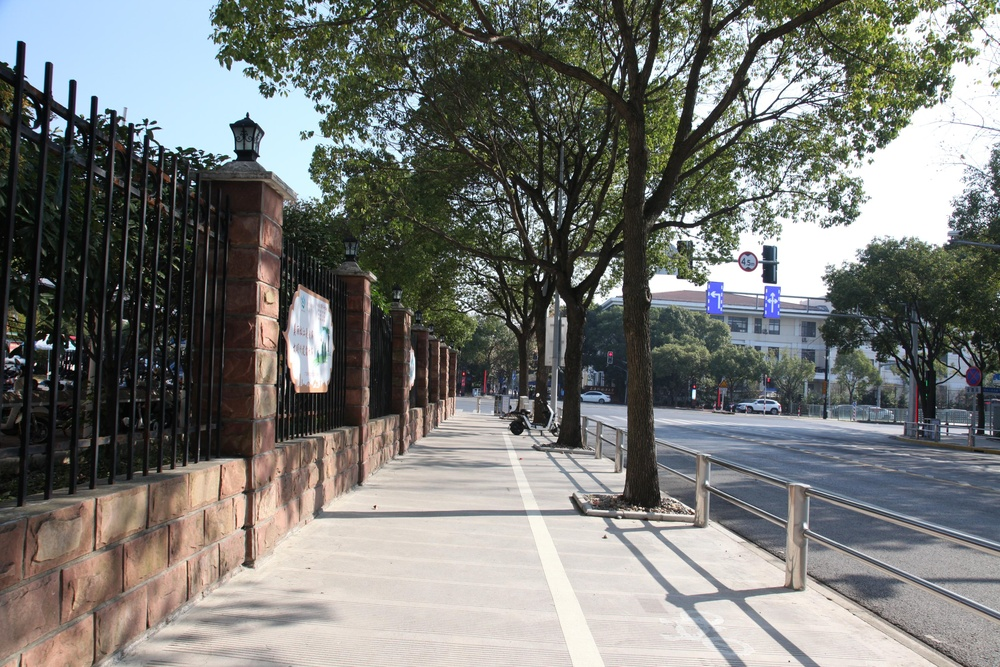
#> input picture pictures_new/11.jpg, 1000 x 667 px, shrunk from 3360 x 2240 before the run; its folder holds only this picture in this run
$ python save_picture.py
#> lines starting #> are read from the running program, lines starting #| are printed output that depends on the picture; long printed decimals are rounded
#> further down, img is the input picture: shape (667, 1000, 3); mean R, G, B 119.5, 120.6, 117.1
### detect.py
import cv2
import numpy as np
import os


def light_detect(img):

    # 把图片转换为单通道的灰度图
    gray_img = cv2.cvtColor(img, cv2.COLOR_BGR2GRAY)
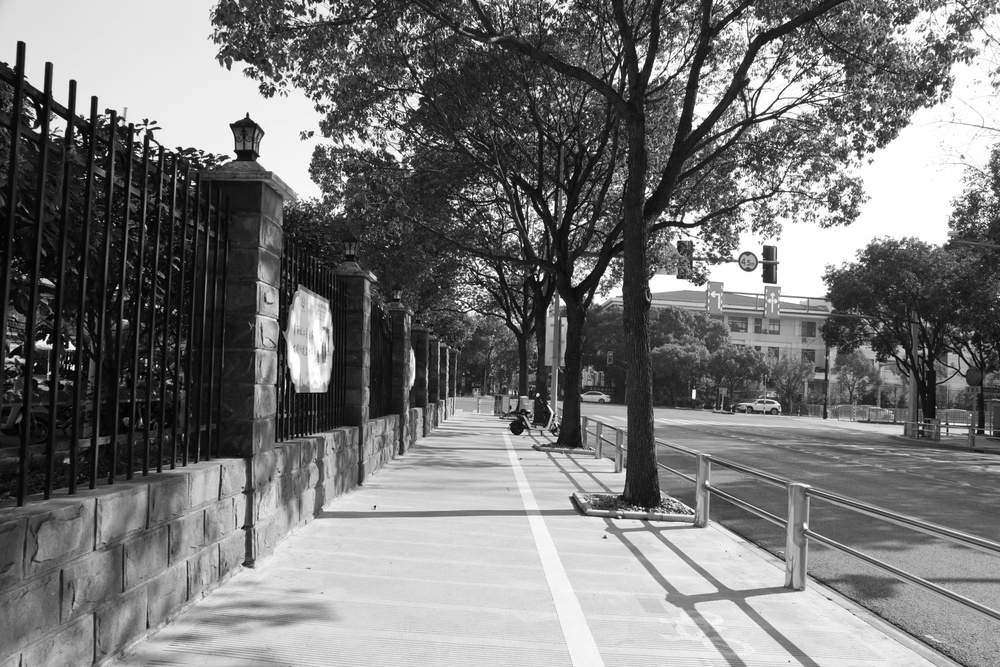
#> gray_img: shape (667, 1000); min 0, max 255, mean 119.4

    # 获取形状以及长宽
    img_shape = gray_img.shape
#> img_shape = (667, 1000)
    height, width = img_shape[0], img_shape[1]
#> height = 667; width = 1000
    size = gray_img.size
#> size = 667000
    # 灰度图的直方图
    hist = cv2.calcHist([gray_img], [0], None, [256], [0, 256])
#> hist = 256 values, max 13913 at index 255, min 5 at index 0, mean 2605.5

    # 计算灰度图像素点偏离均值(128)程序
    a = 0
    ma = 0
    reduce_matrix = np.full((height, width), 128)
    shift_value = gray_img - reduce_matrix
    shift_sum = sum(map(sum, shift_value))
#> shift_sum = -5714205

    da = shift_sum / size
#> da = -8.57

    # 计算偏离128的平均偏差
    for i in range(256):
        ma += (abs(i - 128 - da) * hist[i])
#> this loop made 256 passes
#> ma on passes 1 to 3: [597.2], [3439.6], [15887.5]
#> after the loop, ma = [46845544]
    m = abs(ma / size)
#> m = [70.23]
    print(m)
#| [70.233]
    # 亮度系数
    k = abs(da) / m
#> k = [0.122]
    print(k)
#| [0.122]
        # [7 lines of commented-out code are left out]

    return k


# img_path = r'D:\jetbrains\project\python\project2\pictures_new'
# imgs = os.listdir(img_path)
#
# for i in imgs:
#     pth = os.path.join('./pictures_new', i)
#     img = cv2.imread(pth)
#     # 把图片转换为单通道的灰度图
#     gray_img = cv2.cvtColor(img, cv2.COLOR_BGR2GRAY)
#
#     # 获取形状以及长宽
#     img_shape = gray_img.shape
#     height, width = img_shape[0], img_shape[1]
#     size = gray_img.size
#     # 灰度图的直方图
#     hist = cv2.calcHist([gray_img], [0], None, [256], [0, 256])
#
#     # 计算灰度图像素点偏离均值(128)程序
#     a = 0
#     ma = 0
#     reduce_matrix = np.full((height, width), 128)
#     shift_value = gray_img - reduce_matrix
#     shift_sum = sum(map(sum, shift_value))
#
#     da = shift_sum / size
#     print("{}".format(i))
#     # 计算偏离128的平均偏差
#     for i in range(256):
#         ma += (abs(i - 128 - da) * hist[i])
#     m = abs(ma / size)
#     print(m)
# # 亮度系数
#     k = abs(da) / m
#     print(k)
#     # if k[0] > 1:
#     # # 过亮
#     #     if da > 0:
#     #      print("过亮")
#     #     else:
#     #         print("过暗")    # else:
#     #     print("亮度正常")

### save_picture.py
import os
import cv2
from matplotlib import pyplot as plt
import matplotlib.image as mping
from detect import light_detect

img_path = r'D:\jetbrains\project\python\project2\pictures_new'
path = './pictures_new'
imgs = os.listdir(img_path)

for i in imgs:
    # name.append(i)
    pth = os.path.join(path, i)
    # img_path = os.path.join('D:\jetbrains\project\python\project2\pictures', i)
    # txt.write(name+'\n')
    img = mping.imread(pth)
    print("{}".format(i))
    k = light_detect(img)
#> k = [0.122]
    # print(img_size)
    if k < 0.85:
        plt.imsave("./pictures_point/{}".format(i), img)
    else:
        plt.imsave("./pictures_line/{}".format(i), img)

$ run again, on pictures_new/4.jpg
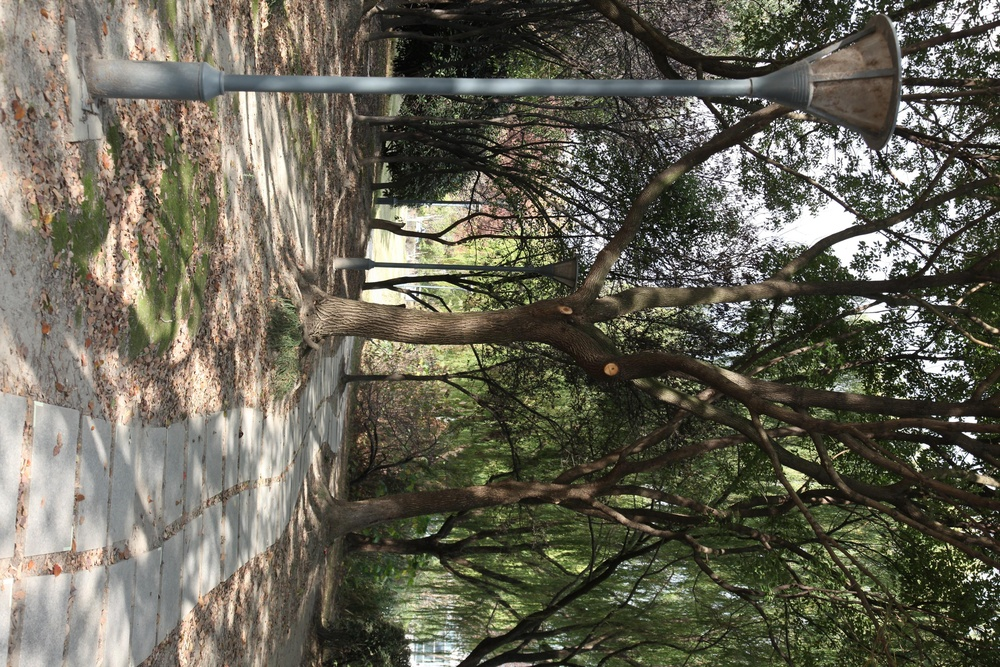
#> input picture pictures_new/4.jpg, 1000 x 667 px, shrunk from 3360 x 2240 before the run
#> img is the input picture: shape (667, 1000, 3); mean R, G, B 102.9, 100.3, 86.2
#> in light_detect, `gray_img = cv2.cvtColor(img, cv2.COLOR_BGR2GRAY)`:
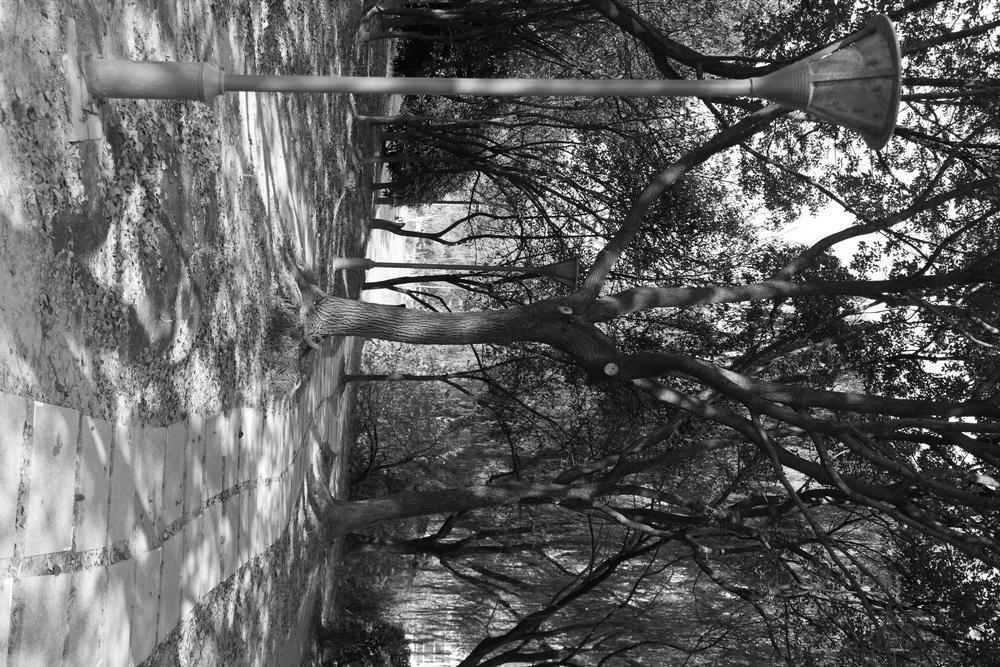
#> gray_img: shape (667, 1000); min 0, max 255, mean 96.4
#> hist = 256 values, max 6813 at index 30, min 13 at index 0, mean 2605.5
#> shift_sum = -21074668
#> da = -31.6
#> the loop in light_detect, `for i in range(256):` made 256 passes
#> ma on passes 1 to 3: [1253.2], [6023.4], [12159.7]
#> after the loop in light_detect, `for i in range(256):`: ma = [34951632]
#> m = [52.4]
#| [52.401]
#> in light_detect, `k = abs(da) / m`: k = [0.603]
#| [0.603]

$ run again, on pictures_new/5.jpg
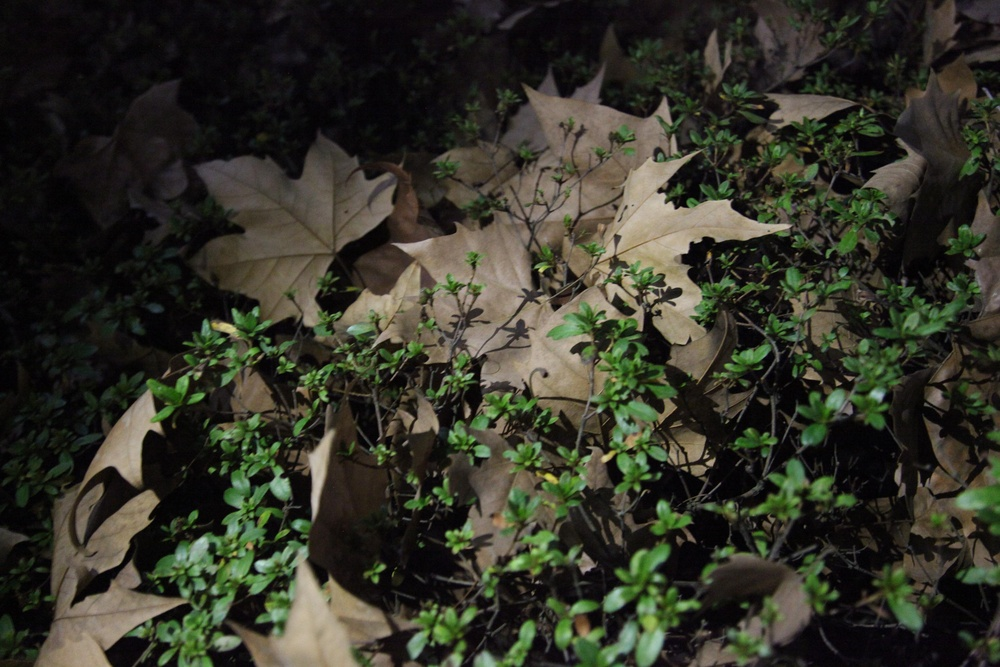
#> input picture pictures_new/5.jpg, 1000 x 667 px, shrunk from 3360 x 2240 before the run
#> img is the input picture: shape (667, 1000, 3); mean R, G, B 51.5, 51.8, 40.2
#> in light_detect, `gray_img = cv2.cvtColor(img, cv2.COLOR_BGR2GRAY)`:
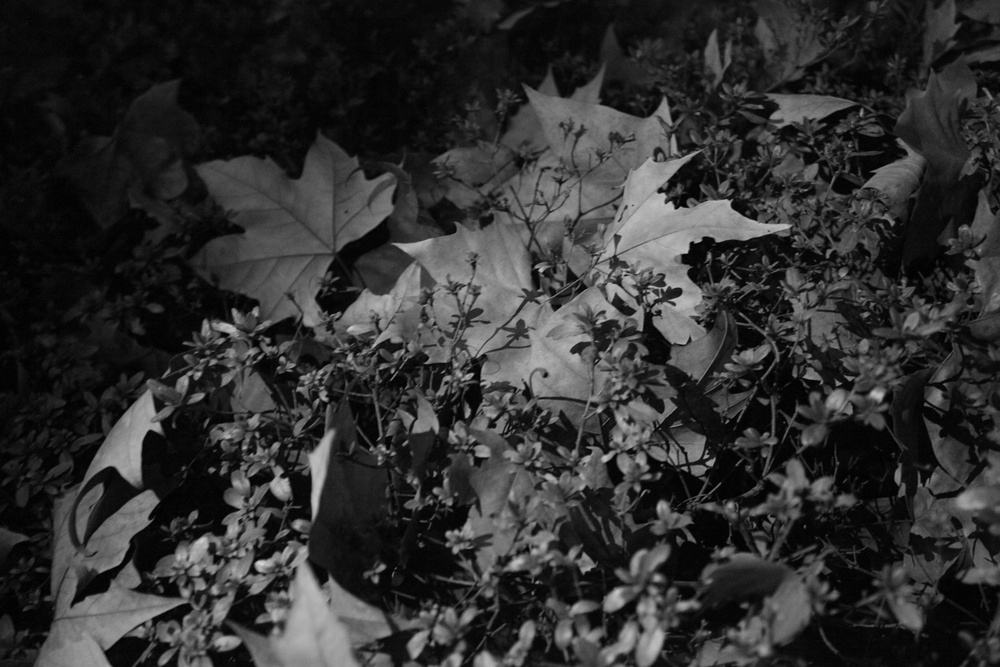
#> gray_img: shape (667, 1000); min 0, max 215, mean 48.4
#> hist = 256 values, max 22909 at index 7, min 0 at index 202, mean 2605.5
#> in light_detect, `shift_value = gray_img - reduce_matrix`:
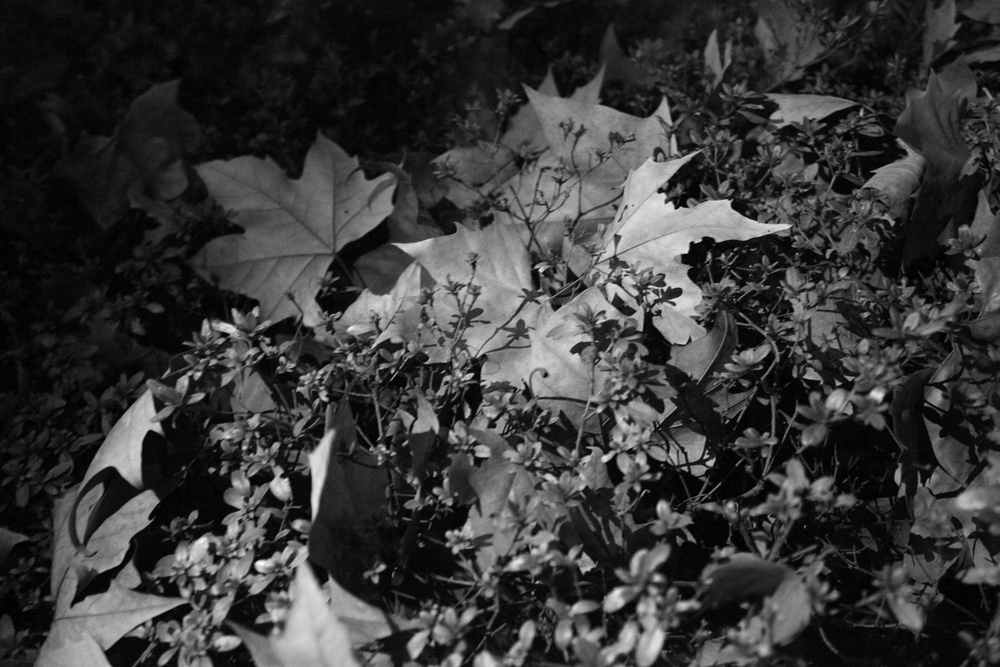
#> shift_value: shape (667, 1000) int64; min -128, max 87, mean -79.6; drawn with min black and max white
#> shift_sum = -53122104
#> da = -79.64
#> the loop in light_detect, `for i in range(256):` made 256 passes
#> ma on passes 1 to 3: [3191.5], [25780.7], [109547.2]
#> after the loop in light_detect, `for i in range(256):`: ma = [24595632]
#> m = [36.88]
#| [36.875]
#> in light_detect, `k = abs(da) / m`: k = [2.16]
#| [2.160]

$ run again, on pictures_new/6.jpg
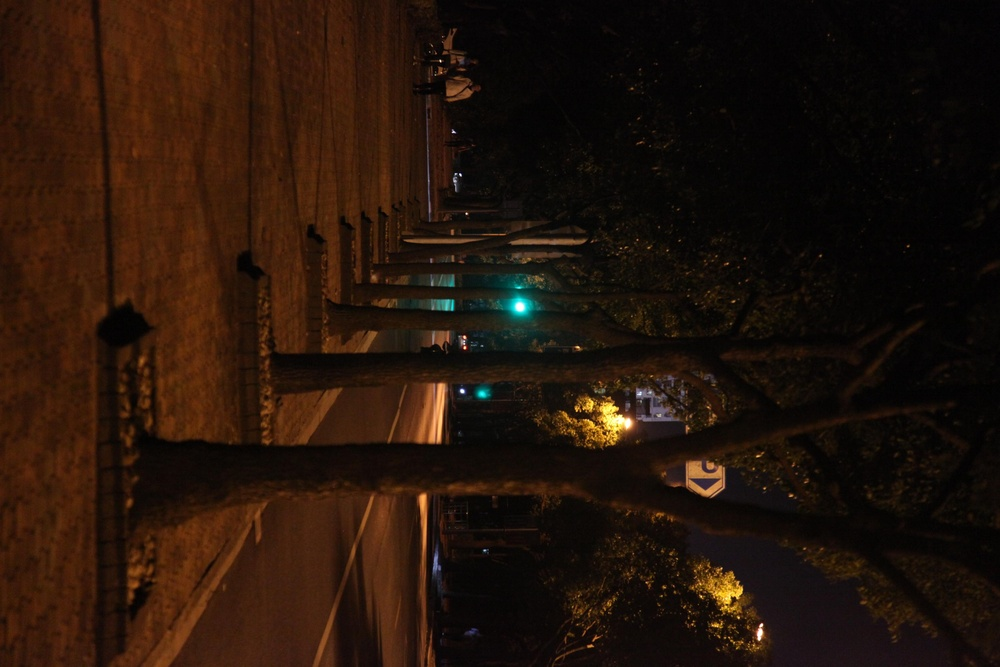
#> input picture pictures_new/6.jpg, 1000 x 667 px, shrunk from 3360 x 2240 before the run
#> img is the input picture: shape (667, 1000, 3); mean R, G, B 36.7, 20.2, 10.2
#> in light_detect, `gray_img = cv2.cvtColor(img, cv2.COLOR_BGR2GRAY)`:
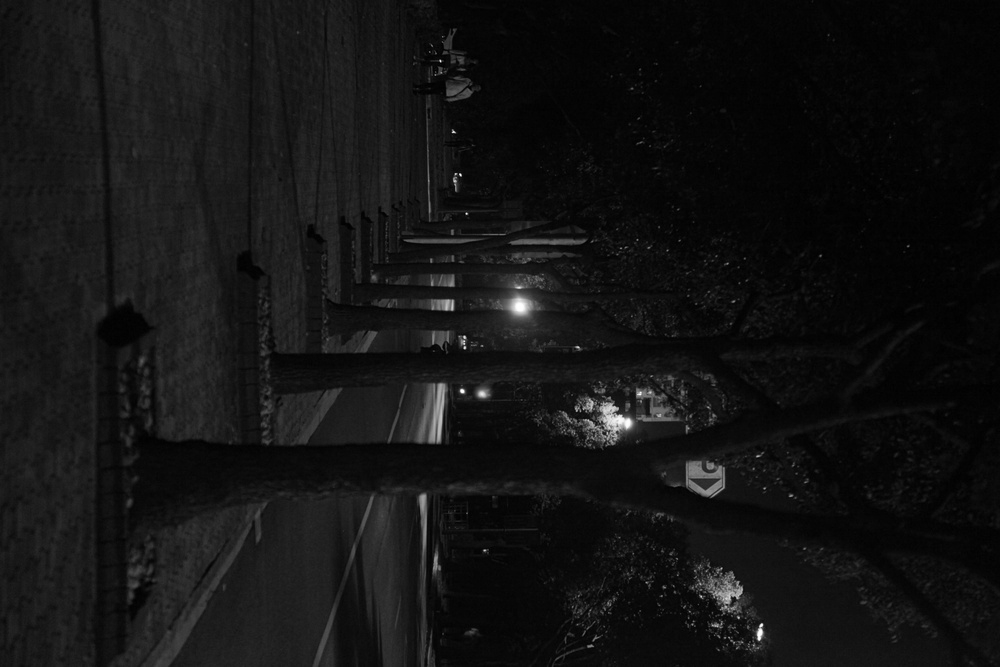
#> gray_img: shape (667, 1000); min 0, max 255, mean 19.2
#> hist = 256 values, max 42311 at index 5, min 3 at index 226, mean 2605.5
#> shift_sum = -72577554
#> da = -108.8
#> the loop in light_detect, `for i in range(256):` made 256 passes
#> ma on passes 1 to 3: [901.8], [17198.4], [115703.2]
#> after the loop in light_detect, `for i in range(256):`: ma = [7606781.5]
#> m = [11.4]
#| [11.404]
#> in light_detect, `k = abs(da) / m`: k = [9.54]
#| [9.541]

$ run again, on pictures_new/12.jpg
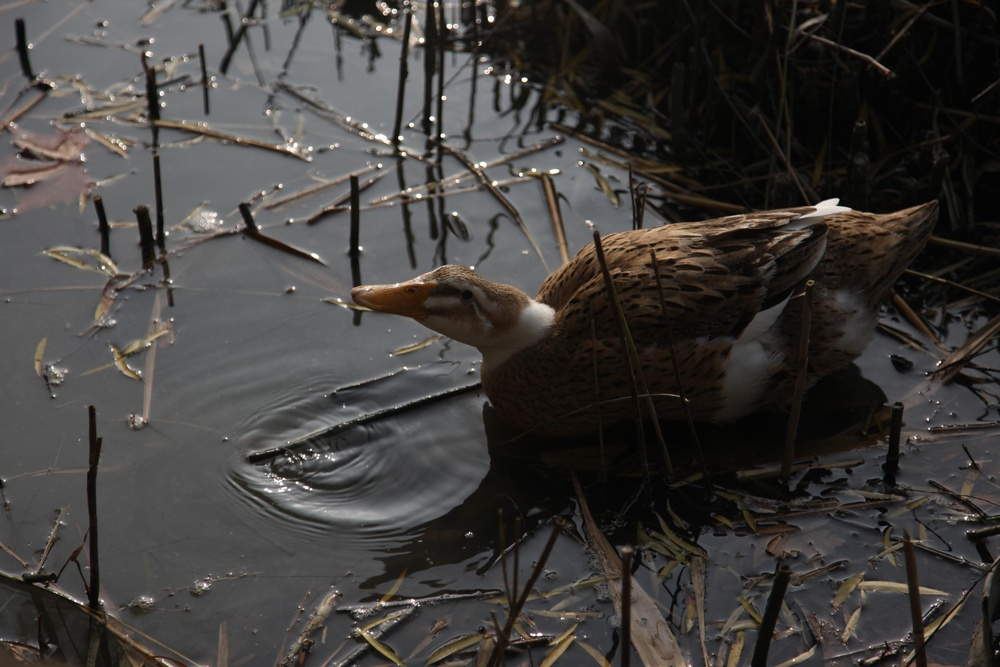
#> input picture pictures_new/12.jpg, 1000 x 667 px, shrunk from 3360 x 2240 before the run
#> img is the input picture: shape (667, 1000, 3); mean R, G, B 64.6, 62, 59.8
#> in light_detect, `gray_img = cv2.cvtColor(img, cv2.COLOR_BGR2GRAY)`:
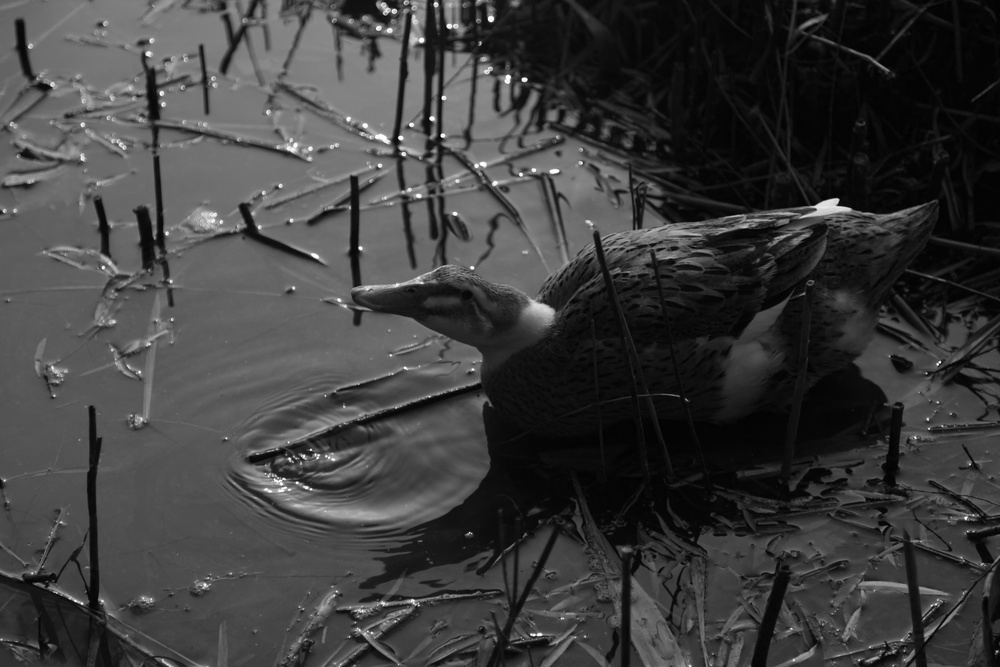
#> gray_img: shape (667, 1000); min 0, max 255, mean 61.6
#> hist = 256 values, max 14810 at index 5, min 2 at index 0, mean 2605.5
#> shift_sum = -44293105
#> da = -66.41
#> the loop in light_detect, `for i in range(256):` made 256 passes
#> ma on passes 1 to 3: [123.2], [1759.2], [15882.9]
#> after the loop in light_detect, `for i in range(256):`: ma = [24279508]
#> m = [36.4]
#| [36.401]
#> in light_detect, `k = abs(da) / m`: k = [1.82]
#| [1.824]
